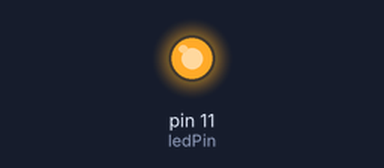
A sketch run on a simulated Arduino Uno, built with avr-gcc and run on an emulated ATmega328P. Shown: output pins drawn as LEDs (lit = HIGH). What the sketch prints to the serial monitor is not drawn.

Above: at 0.12 s.
At 3.7 s:
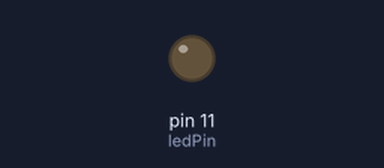
Timing chart, 0 to 8.1 s (numbered marks = the images above):
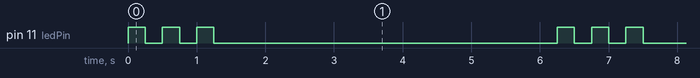

Measured:
- by itself, pin 11 (ledPin): repeats every 6.3 s: 2 × (LOW 0.25 s, HIGH 0.25 s), LOW 5.0 s, HIGH 0.25 s
- by itself, everything shown: repeats every 6.3 s, in 6 steps

The sketch:

sketch_mar1a.ino
```cpp
// Define the pin number for the LED
const int ledPin = 11;

// Morse code dictionary
const char* morseCodeLetters[] = {".-", "-...", "-.-.", "-..", ".", "..-.", "--.", "....", "..", ".---", "-.-", ".-..", "--", "-.", "---", ".--.", "--.-", ".-.", "...", "-", "..-", "...-", ".--", "-..-", "-.--", "--.."};

void setup() {
  // Set the LED pin as an output
  pinMode(ledPin, OUTPUT);
}

void loop() {
  // Example: Encode and then decode the letter "S"
  char letterToEncode = 'S';
  String encoded = encodeMorse(letterToEncode);
  char decoded = decodeMorse(encoded);

  // Output the encoded and decoded messages
  Serial.begin(9600);
  Serial.print("Encoded Morse code: ");
  Serial.println(encoded);
  Serial.print("Decoded letter: ");
  Serial.println(decoded);

  // Blink the LED according to the encoded Morse code
  sendMorseCode(encoded);
  // Wait for 3 seconds
  delay(3000);
}

// Function to encode a letter to Morse code
String encodeMorse(char letter) {
  if (letter >= 'A' && letter <= 'Z') {
    // Convert uppercase letter to Morse code
    return String(morseCodeLetters[letter - 'A']);
  } else if (letter >= 'a' && letter <= 'z') {
    // Convert lowercase letter to Morse code
    return String(morseCodeLetters[letter - 'a']);
  } else {
    // If the character is not a letter, return an empty string
    return "";
  }
}

// Function to decode Morse code to a letter
char decodeMorse(String morse) {
  for (int i = 0; i < 26; i++) {
    if (morse == String(morseCodeLetters[i])) {
      // Found the Morse code in the dictionary, return the corresponding letter
      return (char)('A' + i);
    }
  }
  // If Morse code is not found in the dictionary, return a question mark '?'
  return '?';
}

// Function to send Morse code signal for a given string
void sendMorseCode(String morseCode) {
  for (int i = 0; i < morseCode.length(); i++) {
    if (morseCode[i] == '.') {
      // Send a dot signal (short blink)
      digitalWrite(ledPin, HIGH);
      delay(250); // Dot duration
      digitalWrite(ledPin, LOW);
      delay(250); // Gap between dots and dashes
    } else if (morseCode[i] == '-') {
      // Send a dash signal (long blink)
      digitalWrite(ledPin, HIGH);
      delay(750); // Dash duration
      digitalWrite(ledPin, LOW);
      delay(250); // Gap between dots and dashes
    } else if (morseCode[i] == ' ') {
      // Gap between letters
      delay(750);
    }
  }
  // Gap between words
  delay(1750);
}
```
